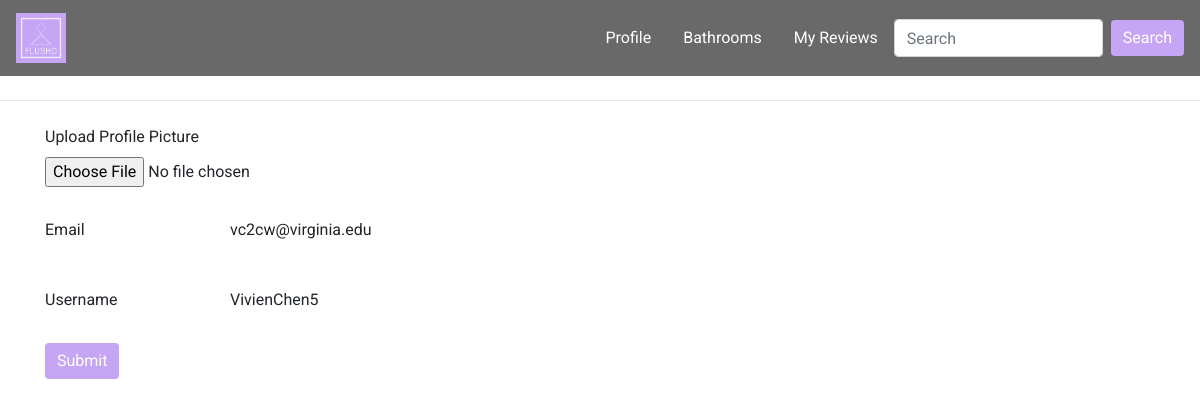
/edit-profile.php (signed in), run on the app's committed database.
### tables this page shows
CREATE TABLE `users` (
  `ID` int(6) NOT NULL,
  `firstname` varchar(50) NOT NULL,
  `lastname` varchar(50) NOT NULL,
  `username` varchar(50) NOT NULL,
  `email` varchar(100) NOT NULL,
  `pwd` varchar(100) NOT NULL,
  `reg_date` timestamp NOT NULL DEFAULT CURRENT_TIMESTAMP COMMENT 'date the user registered',
  `profilepic` varchar(100) DEFAULT NULL,
  `admin` tinyint(1) NOT NULL DEFAULT '0'
);

### edit-profile.php (the view, shortened to what this page needs)
<?php
$servername = "localhost";
$username = "root";
$password = "";
$dbname = "flushd";
$conn = new mysqli($servername, $username, $password, $dbname);
$user_id = $_SESSION['uid'];
$sSQL = "SELECT ID, firstname, lastname, email, profilepic FROM users WHERE ID = $user_id";
$result = $conn->query($sSQL);
if ($result -> num_rows > 0) {
    while($row = $result->fetch_assoc()) {
        extract($row);
    }
} else {
    echo 'No results';
}
?>
<!DOCTYPE html>
<html lang="en">
<head>
        <link rel="stylesheet" href="https://maxcdn.bootstrapcdn.com/bootstrap/4.2.1/css/bootstrap.min.css" />
        <link rel="stylesheet" href="styles/style.css">
        <link rel="stylesheet" href="styles/user-home-style.css">
        <link rel="stylesheet" href="https://use.fontawesome.com/releases/v5.7.2/css/all.css">
</head>
<body>
    <nav class="navbar sticky-top navbar-expand-lg" id="mainNav">
            <a class="navbar-brand" href="user-home.html">
              <img src="images/FLUSHD_logo.PNG" width="50" height="50" class="d-inline-block align-top" alt="logo">
            </a>
            <div class="collapse navbar-collapse justify-content-end" id="collapsibleNavbar">
                <ul class="nav nav-pills">
                    <li class="nav-item">
                      <a class="nav-link" id="profile-link" href="user-profile.php">Profile</a>
                    </li>
                    <li class="nav-item">
                        <a class="nav-link" id="bathroom-link" href="bathroom-index.html">Bathrooms</a>
                    </li>
                    <li class="nav-item">
                      <a class="nav-link" id="reviews-link" href="#">My Reviews</a>
                    </li>
                </ul>
                <form class="form-inline my-2 my-lg-0">
                    <input class="form-control mr-sm-2" type="search" placeholder="Search" aria-label="Search">
                    <button class="btn btn-outline-success my-2 my-sm-0" type="submit">Search</button>
                </form>
            </div>
    </nav>
    <hr class="my-4">
    <div class="container">
        <form action="" method="post" enctype="multipart/form-data">
            <div class="form-group">
                    <label>Upload Profile Picture</label>
                    <input type="file" name="upload" class="form-control-file" id="exampleFormControlFile1">
            </div>
            <div class="form-group row">
                <label for="staticEmail" class="col-sm-2 col-form-label">Email</label>
                <div class="col-sm-10">
                    <?php echo $email;?>
                </div>
            </div>
            <div class="form-group row">
                <label for="staticEmail" class="col-sm-2 col-form-label">Username</label>
                <div class="col-sm-10">
                    <?php echo $firstname . $lastname . $ID;?>
                </div>
            </div>
            <input type="submit" class="btn" value="Submit">
        </form>
    </div>
</body>
</html>

### styles/style.css (style rules this page uses)
.btn { font-family: "Roboto", sans-serif; background:#C5A5F4; border:#C5A5F4; }
a { font-family: "Roboto", sans-serif; color:#C5A5F4; }
#mainNav { font-family: "Roboto", sans-serif; background-color: rgb(105, 105, 105); }
#mainNav a { font-family: "Roboto", sans-serif; color:white; }
body { position:relative; font-family: "Roboto", sans-serif; }
html { scroll-behavior: smooth; }
* { box-sizing: border-box; }
[class*="col-"] { float: left; padding: 15px; }
[class*="col-"] { width: 100%; }
.row { width: 100%; }

### styles/user-home-style.css (style rules this page uses)
.btn { color:white; }

### data on the page
users: email "vc2cw@virginia.edu", firstname "Vivien", lastname "Chen", ID "5"
